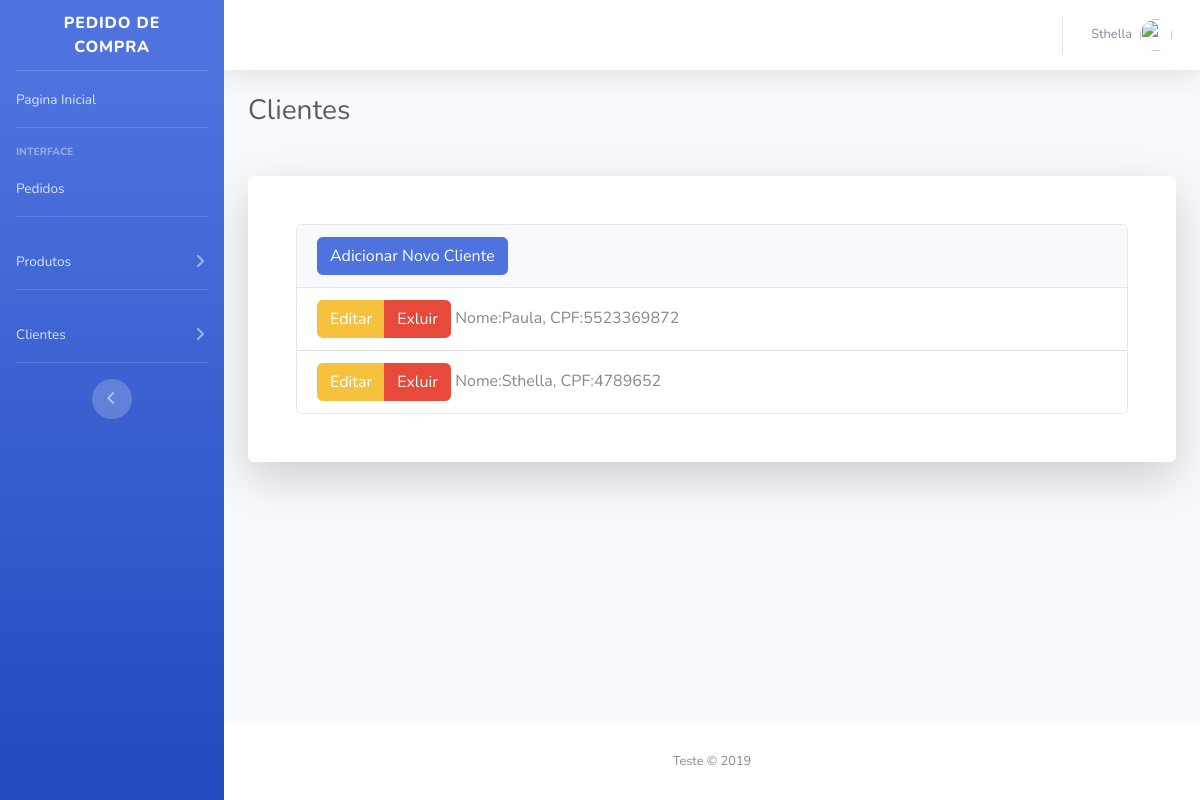
The page /cliente (signed in) on the database its author committed.
### tables this page shows
CREATE TABLE `usuarios` (
  `Id` int(11) NOT NULL AUTO_INCREMENT,
  `email` varchar(255) DEFAULT NULL,
  `senha` varchar(255) DEFAULT NULL,
  `cliente_id` int(11) NOT NULL DEFAULT '0',
  PRIMARY KEY (`Id`),
  KEY `cliente_id` (`cliente_id`),
  CONSTRAINT `usuarios_ibfk_1` FOREIGN KEY (`cliente_id`) REFERENCES `clientes` (`Id`) ON DELETE CASCADE ON UPDATE CASCADE
);

CREATE TABLE `clientes` (
  `Id` int(11) NOT NULL AUTO_INCREMENT,
  `nome` varchar(255) DEFAULT NULL,
  `tipo` varchar(100) DEFAULT NULL,
  `cpf` varchar(100) DEFAULT NULL,
  PRIMARY KEY (`Id`)
);

### core/bootstrap.php (called while the page is built, shortened)
<?php
function view($name, $data = []){
    if(strstr( $name, '.' )){
        $name = explode('.', $name);
        $name = implode('/', $name);
    }
    extract($data);
    return require "app/views/{$name}.view.php";
}

### app/controllers/ClienteController.php (called while the page is built, shortened)
<?php
class ClienteController{
    public function home(){
        $cliente = new Cliente;
        $cliente = $cliente->listarTodosClientes();
        return view('sistema.listarCliente', compact('cliente'));
    }
}

### core/Router.php (called while the page is built, shortened)
<?php
class Router {
    public $routes = [
        'GET' => [],
        'POST' => []
    ];
    public function get($uri, $controller){
        $this->routes['GET'][$uri] = $controller;
    }
    public function post($uri, $controller){
        $this->routes['POST'][$uri] = $controller;
    }
    public function direct($uri, $requestType){
        if(array_key_exists($uri, $this->routes[$requestType])){
            $controller = explode('@', $this->routes[$requestType][$uri])[0];
            $action = explode('@', $this->routes[$requestType][$uri])[1];
            return $this->callAction($controller, $action);
        }
        throw new \Exception('Nenhuma rota selecionada para essa URL');
    }
    protected function callAction($controller, $action){
        $controller = new $controller;
        $middleware = $controller->auth();
        if(isset($_SESSION['usuario']['login']) && $_SESSION['usuario']['login'] == true){
            if($middleware['auth']['restrict_for'] == '*'){
                return $controller->$action();
            }
        }
    }
}

### index.php (called while the page is built, shortened)
<?php
require 'core/bootstrap.php';
Router::load('app/routes.php')->direct(Request::uri(), Request::method());

### core/App.php (called while the page is built, shortened)
<?php
class App{
    protected static $registry = [];
    public static function bind($key, $value)
    {
        static::$registry[$key] = $value;
    }
    public static function get($key)
    {
        return static::$registry[$key];
    }
}

### app/models/Cliente.php (called while the page is built, shortened)
<?php
class Cliente{
    private $id;
    private $nome;
    private $cpf;
    private $tipo;
    private $usuario;
    public function __construct($id = null, $nome = null, $cpf = null, $tipo = 'a', Usuario $usuario = null){
         $this->id = $id;
         $this->nome = $nome;
         $this->cpf = $cpf;
         $this->tipo = $tipo;
         $this->usuario = $usuario;
    }
    public function getId(){
		return $this->id;
	}
	public function setId($id){
		$this->id = $id;
	}
	public function getNome(){
		return $this->nome;
	}
	public function setNome($nome){
		$this->nome = $nome;
	}
	public function getCpf(){
		return $this->cpf;
	}
	public function setCpf($cpf){
		$this->cpf = $cpf;
	}
	public function getTipo(){
		return $this->tipo;
	}
	public function setTipo($tipo){
		$this->tipo = $tipo;
	}
	public function getUsuario(){
		return $this->usuario;
	}
	public function setUsuario(Usuario $usuario){
		$this->usuario = $usuario;
	}
    public function listarTodosClientes(){
        $sql['sql']  = " SELECT u.email, c.nome, c.id  as cliente_id, c.tipo, c.cpf FROM clientes as c";
        $sql['sql'] .= " INNER JOIN usuarios as u on(c.id = u.cliente_id) order by c.id ";
        $clientes = array();
        try{
            if($row = App::get('database')->select($sql)){
                foreach($row as $row){
                    $cliente = new Cliente();
                    $usuario = new Usuario();
                    $cliente->setId($row->cliente_id);
                    $cliente->setNome($row->nome);
                    $usuario->setEmail($row->email);
                    $cliente->setUsuario($usuario);
                    $cliente->setTipo($row->tipo);
                    $cliente->setCpf($row->cpf);
                    $clientes[] = $cliente;
                }
            }else{
                false;
            }
        }catch(Exception $e){
            return 'Erro em listar clientes';
        }
        return $clientes;
    }
}
?>

### core/database/QueryBuilder.php (called while the page is built, shortened)
<?php
class QueryBuilder{
    protected $pdo;
    public function __construct($pdo){
        $this->pdo = $pdo;
    }
    public function select($sql){
        $statement = $this->pdo->prepare($sql['sql']);
        if(isset($sql['bind_sql'])){
            $statement->execute($sql['bind_sql']);
        }else{
            $statement->execute();
        }
        return $statement->fetchAll(PDO::FETCH_CLASS);
    }
}
?>

### app/models/Usuario.php (called while the page is built, shortened)
<?php
class Usuario {
    private $email;
    public function __construct($id = null, $email = null, $senha = null, Cliente $cliente = null){
        $this->email = $email;
   }
	public function getEmail(){
		return $this->email;
	}
	public function setEmail($email){
		$this->email = $email;
	}
}

### app/views/sistema/listarCliente.view.php (the view, shortened to what this page needs)
<?php
  include('layout/header.php');
?>
<div class="container-fluid">
<h1 class="h3 mb-4 text-gray-800">Clientes</h1>
<div id='background' class="card o-hidden border-0 shadow-lg my-5">
<div class="card-body p-0">
  <div class="row">
    <div class="col-lg-12 col-sm-12">
      <div class="p-5">
      <div class="card">
        <div class="card-header">
          <button id='clienteNovo' type='button' onclick='adicionarClienteEdit()' data-toggle='modal'  data-target='#clienteModal' class='btn btn-primary'>Adicionar Novo Cliente</button>
        </div>
        <ul id='resultado' class="list-group list-group-flush">
        <?php
          foreach($cliente as $c):
        ?>
        <li class='list-group-item'>
          <div class='btn-group' role='group' >
          <button type='button' onclick='editarCliente(this)' data-toggle='modal'  data-target='#clienteModal' data-id='<?=$c->getId()?>' data-nome='<?=$c->getNome()?>'
           data-cpf='<?=$c->getCpf()?>' data-tipo='<?=$c->getTipo()?>' data-email='<?=$c->getUsuario()->getEmail()?>'  class='btn btn-warning'>Editar</button>
          <button type='button' onclick='excluirCliente(this)' data-id='<?=$c->getId()?>' class='btn btn-danger'>Exluir</button>
          </div>
            Nome:<?=$c->getNome()?>, CPF:<?=$c->getCpf()?>
          </li>
        <?php
        endforeach;
        ?>
        </ul>
      </div>
      </div>
    </div>
  </div>
</div>
</div>
</div>
<?php
    include_once('layout/footer.php');
?>

### rows shown on the page
usuarios: cliente.nome "Paula", cliente.cpf "5523369872"
usuarios: cliente.nome "Sthella", cliente.cpf "4789652"

### other values the page prints
$_SESSION['usuario']['nome'] "Sthella"
